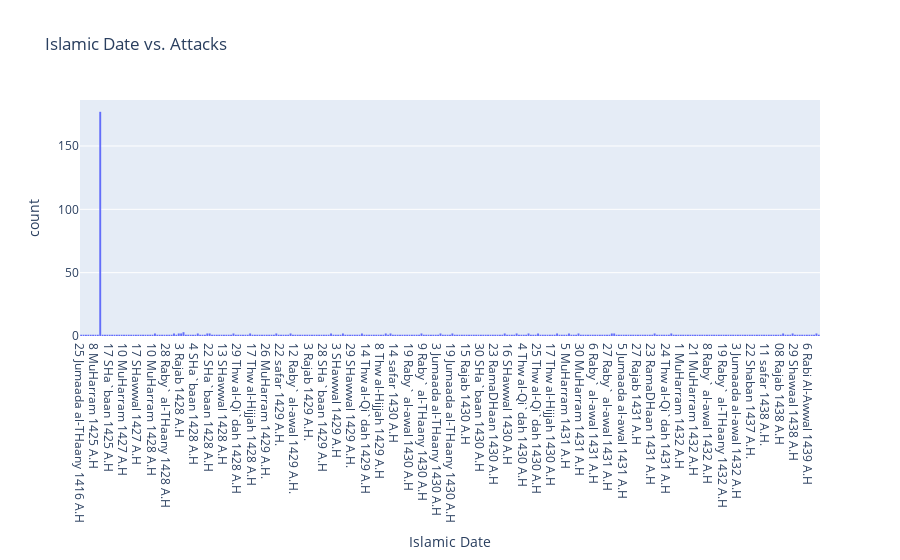

Here is the notebook cell this chart was saved with:
### Code cell
# 3. Islamic Date vs. Attacks
fig3 = px.histogram(df_cleaned, x='Islamic Date', title='Islamic Date vs. Attacks')
fig3.show()

### Figure 1 — Plotly figure (JSON) as saved in the notebook; plotly's stock layout.template omitted (floating-point values rounded to 4 significant figures; data arrays with more than 128 entries replaced by an {"elided": "..."} marker saying what was removed)
{"data": [{"alignmentgroup": "True", "bingroup": "x", "hovertemplate": "Islamic Date=%{x}<br>count=%{y}<extra></extra>", "legendgroup": "", "marker": {"color": "#636efa", "pattern": {"shape": ""}}, "name": "", "offsetgroup": "", "orientation": "v", "showlegend": false, "type": "histogram", "x": {"elided": "522 str values"}, "xaxis": "x", "yaxis": "y"}], "layout": {"barmode": "relative", "legend": {"tracegroupgap": 0}, "title": {"text": "Islamic Date vs. Attacks"}, "xaxis": {"anchor": "y", "domain": [0, 1], "title": {"text": "Islamic Date"}}, "yaxis": {"anchor": "x", "domain": [0, 1], "title": {"text": "count"}}}}
